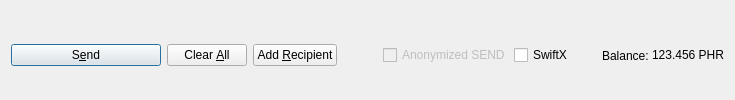
         <widget class="QFrame" name="frame_Send">
          <layout class="QHBoxLayout" name="horizontalLayout">
           <property name="bottomMargin">
            <number>0</number>
           </property>
           <item>
            <widget class="QPushButton" name="sendButton">
             <property name="minimumSize">
              <size>
               <width>150</width>
               <height>0</height>
              </size>
             </property>
             <property name="toolTip">
              <string>Confirm the send action</string>
             </property>
             <property name="text">
              <string>S&amp;end</string>
             </property>
             <property name="autoDefault">
              <bool>false</bool>
             </property>
             <property name="default">
              <bool>true</bool>
             </property>
            </widget>
           </item>
           <item>
            <widget class="QPushButton" name="clearButton">
             <property name="sizePolicy">
              <sizepolicy hsizetype="Minimum" vsizetype="Fixed">
               <horstretch>0</horstretch>
               <verstretch>0</verstretch>
              </sizepolicy>
             </property>
             <property name="toolTip">
              <string>Clear all fields of the form.</string>
             </property>
             <property name="text">
              <string>Clear &amp;All</string>
             </property>
             <property name="autoDefault">
              <bool>false</bool>
             </property>
            </widget>
           </item>
           <item>
            <widget class="QPushButton" name="addButton">
             <property name="toolTip">
              <string>Send to multiple recipients at once</string>
             </property>
             <property name="text">
              <string>Add &amp;Recipient</string>
             </property>
             <property name="autoDefault">
              <bool>false</bool>
             </property>
            </widget>
           </item>
           <item>
            <spacer name="horizontalSpacer">
             <property name="orientation">
              <enum>Qt::Horizontal</enum>
             </property>
             <property name="sizeHint" stdset="0">
              <size>
               <width>40</width>
               <height>20</height>
              </size>
             </property>
            </spacer>
           </item>
           <item>
            <layout class="QHBoxLayout" name="horizontalLayout_2">
             <property name="spacing">
              <number>3</number>
             </property>
             <item>
              <widget class="QCheckBox" name="checkzPHR">
               <property name="enabled">
                <bool>false</bool>
               </property>
               <property name="text">
                <string>Anonymized SEND</string>
               </property>
              </widget>
             </item>
             <item>
              <widget class="QCheckBox" name="checkSwiftTX">
               <property name="enabled">
                <bool>true</bool>
               </property>
               <property name="minimumSize">
                <size>
                 <width>85</width>
                 <height>0</height>
                </size>
               </property>
               <property name="text">
                <string>SwiftX</string>
               </property>
              </widget>
             </item>
             <item>
              <widget class="QLabel" name="labelForBalance">
               <property name="text">
                <string>Balance:</string>
               </property>
              </widget>
             </item>
             <item>
              <widget class="QLabel" name="labelBalance">
               <property name="sizePolicy">
                <sizepolicy hsizetype="Preferred" vsizetype="Fixed">
                 <horstretch>0</horstretch>
                 <verstretch>0</verstretch>
                </sizepolicy>
               </property>
               <property name="cursor">
                <cursorShape>IBeamCursor</cursorShape>
               </property>
               <property name="text">
                <string notr="true">123.456 PHR</string>
               </property>
               <property name="textInteractionFlags">
                <set>Qt::LinksAccessibleByMouse|Qt::TextSelectableByKeyboard|Qt::TextSelectableByMouse</set>
               </property>
              </widget>
             </item>
            </layout>
           </item>
          </layout>
         </widget>
